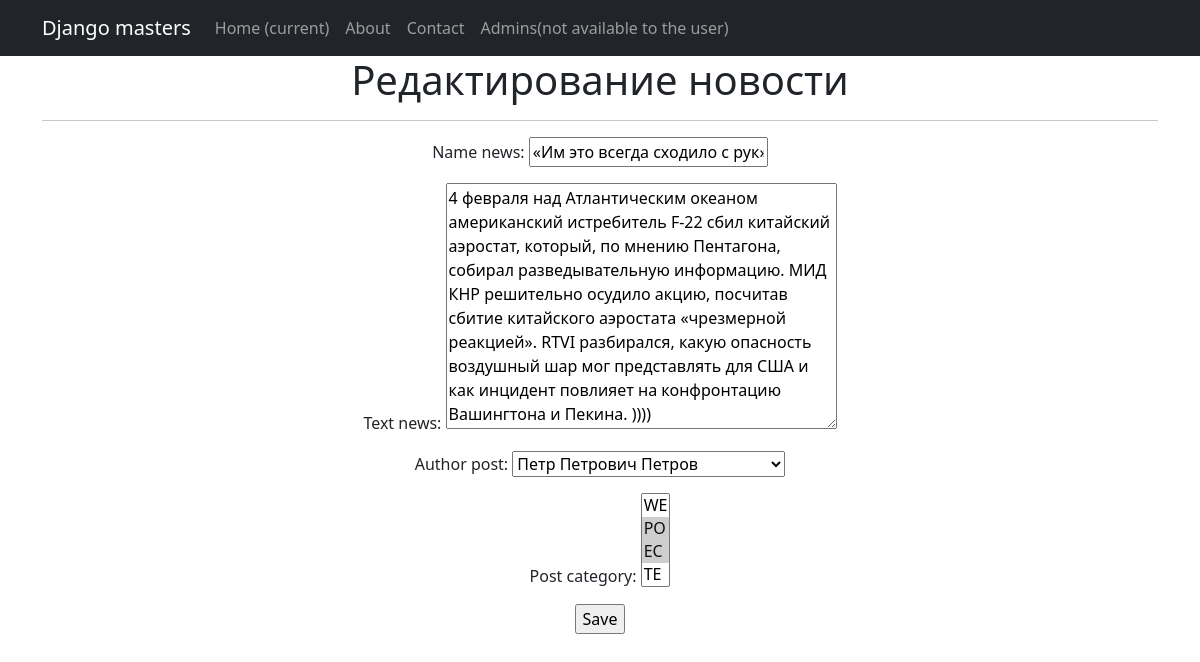
Page /NewsPaper/news/2/edit/ (signed in) on the earlier database version.
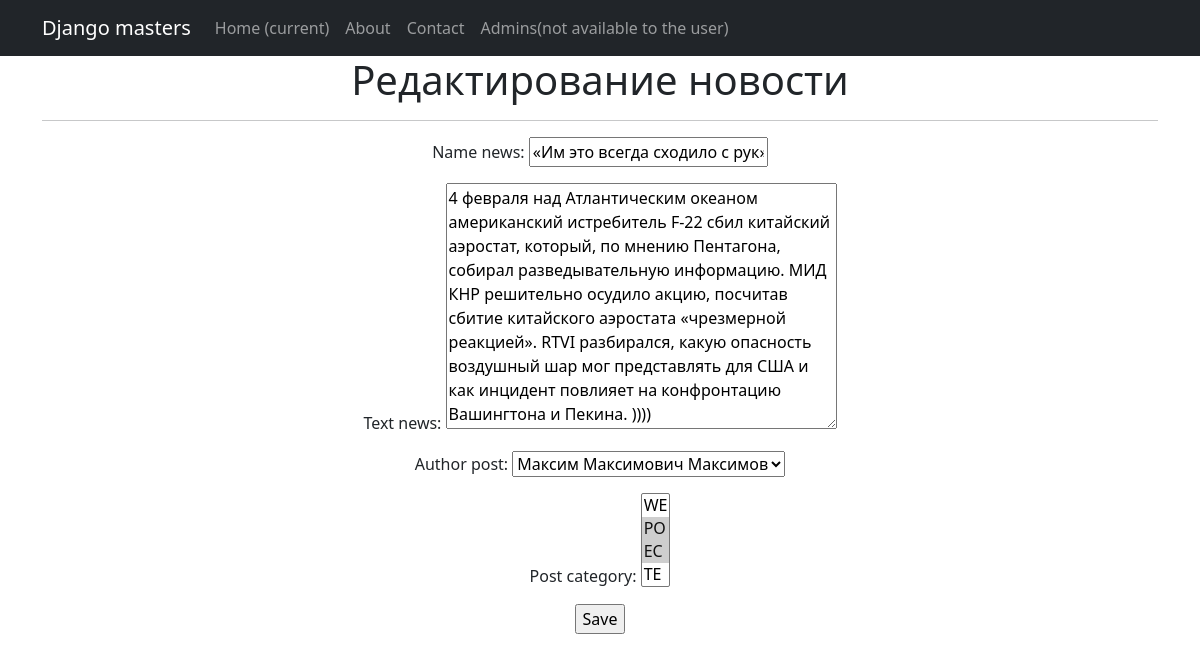
Same page on the later database version.
### news/models.py (models this page shows, shortened)
class Post(models.Model):
    news = 'NE'
    article = 'AR'
    FIELD = [
        (news, 'Новость'),
        (article, 'Статья')
    ]
    article_or_news = models.CharField(max_length=2, choices=FIELD)
    data_time = models.DateTimeField(auto_now_add=True)
    name_news = models.CharField(max_length=255)
    text_news = models.TextField()
    rating_news = models.IntegerField(default=0)
    author_post = models.ForeignKey(Author, on_delete=models.CASCADE)
    post_category = models.ManyToManyField(Category, through='PostCategory')

### news/views.py (the view)
# urls.py: path('news/<int:pk>/edit/', NewsUpdate.as_view(), name='news_edit'),
class NewsUpdate(LoginRequiredMixin, PermissionRequiredMixin, UpdateView):
    form_class = NewsForm
    model = Post
    queryset = Post.objects.filter(article_or_news='NE')
    template_name = 'news_edit.html'
    permission_required = ('news.change_post', )

### news/forms.py
class NewsForm(forms.ModelForm):
    class Meta:
        model = Post
        fields = [
            'name_news',
            'text_news',
            'author_post',
            'post_category',
        ]

### news/models.py (called while the page is built)
    def __str__(self):
        return f'{self.user_author}'

    def __str__(self):
        return self.category_new

### templates/news_edit.html (shortened to what this page needs)
{% extends 'flatpages/default.html' %}
{% block content %}
<h1>Редактирование новости</h1>
<hr>
<form action="" method="post">
    {{ form.as_p }}
    <input type="submit" value="Save" />
</form>
{% endblock content %}

Differences in the rows shown:
changed Post: author_post "Петр Петрович Петров" → "Максим Максимович Максимов"
